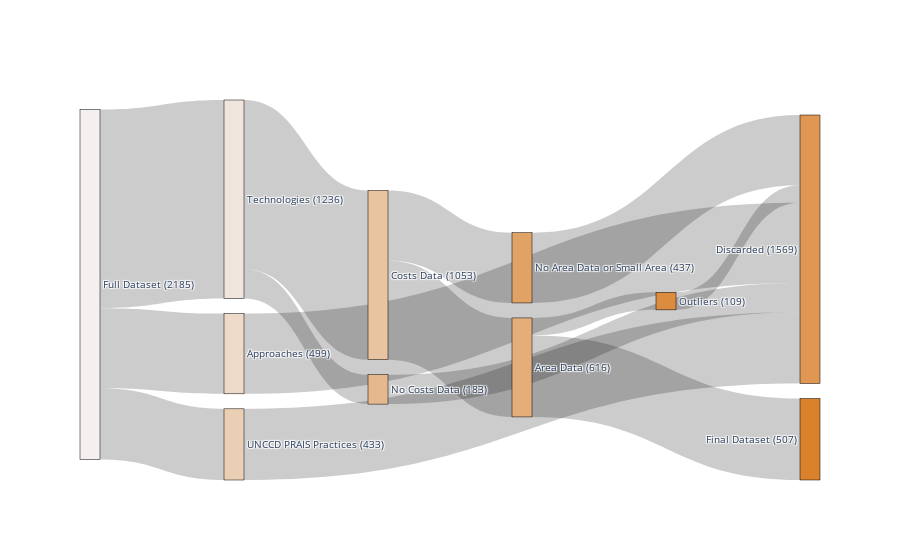

The notebook cell saved with this chart:
### Code cell
# Full Dataset
# Technologies, Approaches
# Costs Data, No Costs Data
# Area, No Area or Less than 0.005 ha

color = list(sns.light_palette("#da812c", 11).as_hex())

# fig = go.Figure(data=[go.Sankey(
#     arrangement = "perpendicular",
#     node = dict(
#       pad = 15,
#       thickness = 20,
#       line = dict(color = "black", width = 0.5),
#       label = ["Full Dataset (2185)", "Technologies (1236)", "Approaches (499)", "UNCCD PRAIS Practices (433)", "Costs Data (1053)", "No Costs Data (183)", "Area Data (616)", "No Area Data or Small Area (437)", "Discarded (1569)", "Main Dataset (616)"],# "B1", "B2", "C1", "C2"],
#       color = color
#     ),
# #     link = dict(
# #       source = [0, 0, 1, 1, 2, 4, 3, 3, 5, 6, ],
# #       target = [1, 2, 3, 4, 7, 7, 5, 6, 8, 7, ],
# #       value = [10, 8, 5, 5, 8, 5, 4, 1, 4, 1,],
# #   )
#     link = dict(
#       source = [0, 0, 0, 1, 1, 4, 4, 2, 3, 5, 7, 6],
#       target = [1, 2, 3, 4, 5, 6, 7, 8, 8, 8, 8, 9],
#       value = [1236, 499, 443, (1236-183), 183, 616, 437, 499, 443, 183, 437, 616],
#   )

# )])

fig = go.Figure(data=[go.Sankey(
    arrangement = "perpendicular",
    node = dict(
      pad = 15,
      thickness = 20,
      line = dict(color = "black", width = 0.5),
      label = ["Full Dataset (2185)", "Technologies (1236)", "Approaches (499)", "UNCCD PRAIS Practices (433)", "Costs Data (1053)", "No Costs Data (183)", "Area Data (616)", "No Area Data or Small Area (437)", "Discarded (1569)", "Outliers (109)", "Final Dataset (507)"],# "B1", "B2", "C1", "C2"],
      color = color
    ),
    link = dict(
      source = [0, 0, 0, 1, 1, 4, 4, 2, 3, 5, 7, 6, 6, 9],
      target = [1, 2, 3, 4, 5, 6, 7, 8, 8, 8, 8, 9, 10, 8],
      value = [1236, 499, 443, (1236-183), 183, 616, 437, 499, 443, 183, 437, 109, 507, 109],
  )

)])

fig.update_layout(title_text="", font_size=10)

### Figure 1 — Plotly figure (JSON) as saved in the notebook; plotly's stock layout.template omitted (floating-point values rounded to 4 significant figures)
{"data": [{"arrangement": "perpendicular", "link": {"source": [0, 0, 0, 1, 1, 4, 4, 2, 3, 5, 7, 6, 6, 9], "target": [1, 2, 3, 4, 5, 6, 7, 8, 8, 8, 8, 9, 10, 8], "value": [1236, 499, 443, 1053, 183, 616, 437, 499, 443, 183, 437, 109, 507, 109]}, "node": {"color": ["#f3f0ef", "#f0e5dc", "#eedac8", "#ebcfb5", "#e9c4a1", "#e6b88d", "#e4ad7a", "#e1a266", "#df9753", "#dc8c3f", "#da812c"], "label": ["Full Dataset (2185)", "Technologies (1236)", "Approaches (499)", "UNCCD PRAIS Practices (433)", "Costs Data (1053)", "No Costs Data (183)", "Area Data (616)", "No Area Data or Small Area (437)", "Discarded (1569)", "Outliers (109)", "Final Dataset (507)"], "line": {"color": "black", "width": 0.5}, "pad": 15, "thickness": 20}, "type": "sankey"}], "layout": {"font": {"size": 10}, "title": {"text": ""}}}
